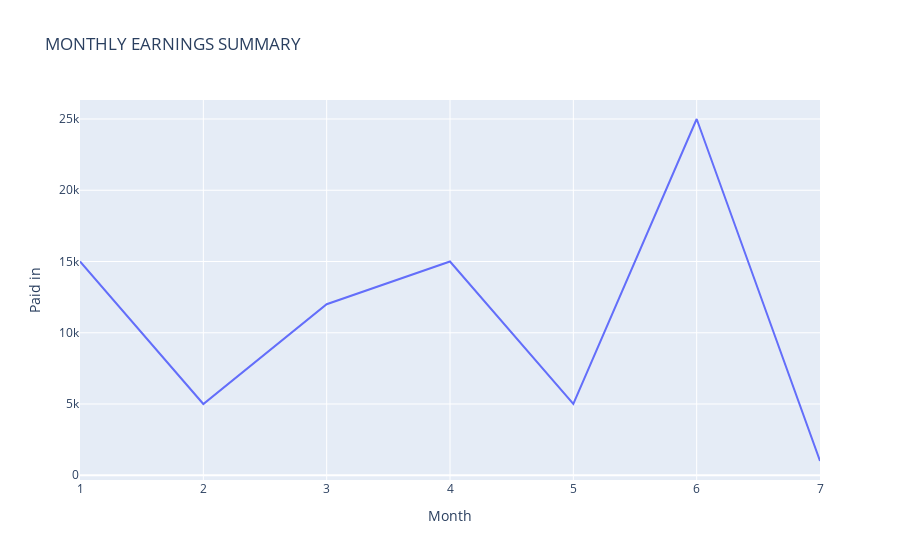

The notebook cell saved with this chart:
### Code cell
fig = px.line(transaction_period,x= 'Month', y='Paid in',  title='MONTHLY EARNINGS SUMMARY')
fig.show()

### Figure 1 — Plotly figure (JSON) as saved in the notebook; plotly's stock layout.template omitted (floating-point values rounded to 4 significant figures)
{"data": [{"hovertemplate": "Month=%{x}<br>Paid in=%{y}<extra></extra>", "legendgroup": "", "line": {"color": "#636efa", "dash": "solid"}, "marker": {"symbol": "circle"}, "mode": "lines", "name": "", "orientation": "v", "showlegend": false, "type": "scatter", "x": [1, 2, 3, 4, 5, 6, 7], "xaxis": "x", "y": [15000, 5000, 12000, 15000, 5000, 25000, 1000], "yaxis": "y"}], "layout": {"legend": {"tracegroupgap": 0}, "title": {"text": "MONTHLY EARNINGS SUMMARY"}, "xaxis": {"anchor": "y", "domain": [0, 1], "title": {"text": "Month"}}, "yaxis": {"anchor": "x", "domain": [0, 1], "title": {"text": "Paid in"}}}}
